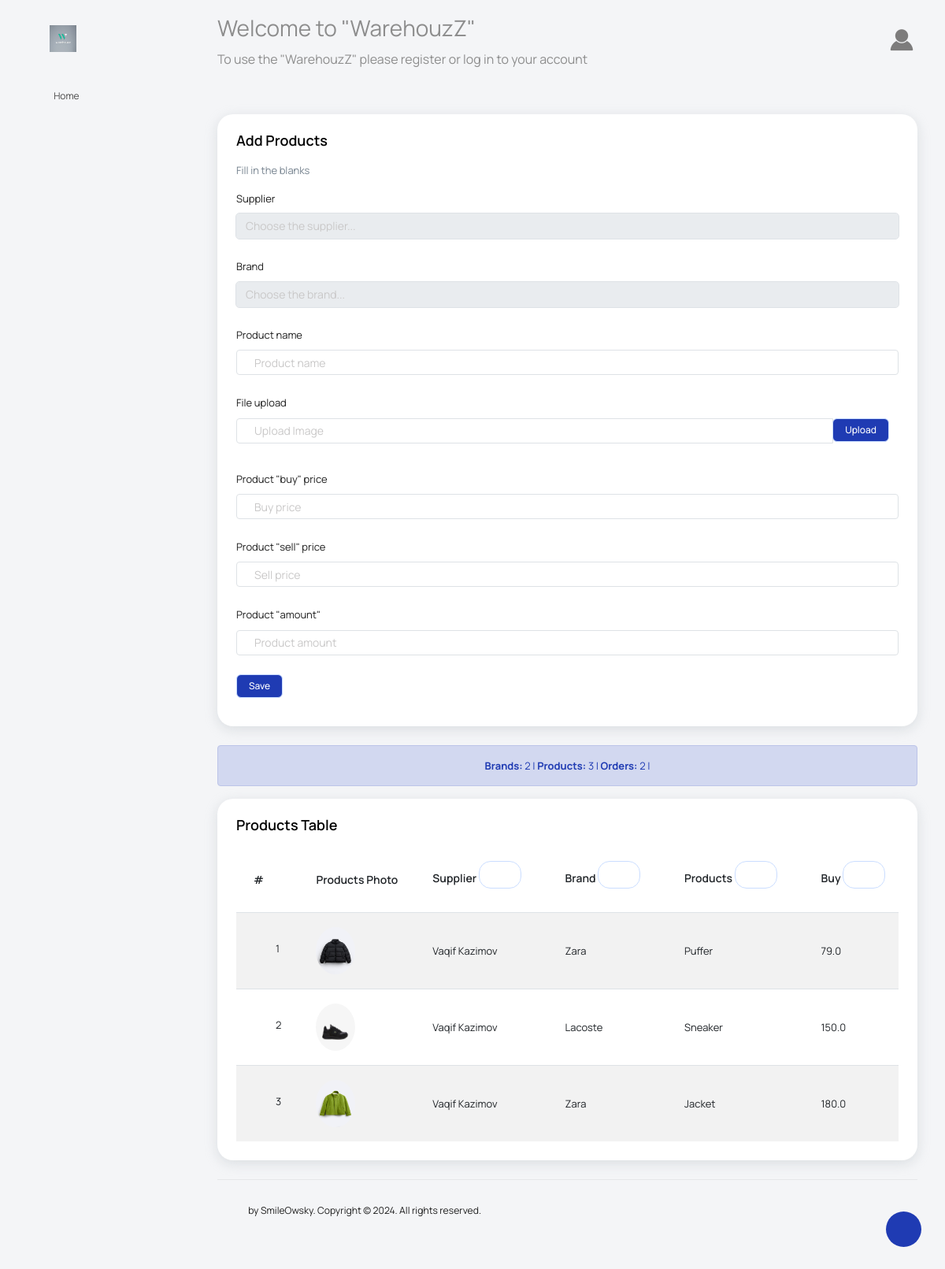
Page /products on the committed database.
### main/models.py (models this page shows)
class Products(models.Model):
    brand = models.ForeignKey(Brand, on_delete=models.CASCADE)
    supplier_id = models.ForeignKey(Supplier, on_delete=models.CASCADE)
    product = models.CharField(max_length=15)
    product_photo = models.ImageField(
        upload_to='media/', blank=False, null=False)
    buy = models.FloatField(max_length=100)
    sell = models.FloatField(max_length=100)
    quantity = models.IntegerField(100)
    add_date = models.DateField(auto_now=True)
    @property
    def profit(self):
        x = (self.sell - self.buy) * self.quantity
        return round(x, 3)

class Supplier(models.Model):
    supplier_photo = models.ImageField(
        upload_to='media/', blank=True, null=True)
    supplier_name = models.CharField(max_length=15)
    supplier_surname = models.CharField(max_length=15)
    supplier_email = models.EmailField(max_length=20)
    supplier_phone = models.CharField(max_length=15)
    supplier_address = models.CharField(max_length=50)
    supplier_add_d = models.DateField(auto_now=True)
    supplier_company_name = models.CharField(max_length=20)

class Brand(models.Model):
    brand_name = models.CharField(max_length=20)
    brand_pic = models.ImageField(upload_to='media/', blank=False, null=False)
    add_date = models.DateField(auto_now_add=True)

### main/views.py (the view, shortened to what this page needs)
# urls.py: path('products', views.products, name='products'),
def products(request):
    data = ''
    del_all = []
    if 'delete_all' in request.POST:
        del_all = request.POST.getlist('x[]')
        if not del_all:
            messages.info(request, "Please select to delete.",
                          extra_tags='error')
    if 'search' in request.POST:
        data = Products.objects.filter(
            Q(product=request.POST['question'])).order_by('-id')
    else:
        if 'order' in request.POST:
            if request.POST['order'] == 'a':
                data = Products.objects.all().order_by('product')
            elif request.POST['order'] == 'b':
                data = Products.objects.all().order_by('-product')
            elif request.POST['order'] == 'c':
                data = Products.objects.all().order_by('buy')
            elif request.POST['order'] == 'd':
                data = Products.objects.all().order_by('-buy')
            elif request.POST['order'] == 'e':
                data = Products.objects.all().order_by('sell')
            elif request.POST['order'] == 'f':
                data = Products.objects.all().order_by('-sell')
            elif request.POST['order'] == 'g':
                data = Products.objects.all().order_by('quantity')
            elif request.POST['order'] == 'h':
                data = Products.objects.all().order_by('-quantity')
            elif request.POST['order'] == 'i':
                data = Products.objects.all().order_by('add_date')
            elif request.POST['order'] == 'j':
                data = Products.objects.all().order_by('-add_date')
            elif request.POST['order'] == 'k':
                data = Products.objects.all().order_by('supplier_id_id')
            elif request.POST['order'] == 'l':
                data = Products.objects.all().order_by('-supplier_id_id')
            elif request.POST['order'] == 'm':
                data = Products.objects.all().order_by('brand_id')
            elif request.POST['order'] == 'n':
                data = Products.objects.all().order_by('-brand_id')
            elif request.POST['order'] == 'o':
                data = Products.objects.annotate(
                    calculated_profit=ExpressionWrapper(
                        F('sell') - F('buy') * F('quantity'),
                        output_field=FloatField()
                    )
                ).order_by('calculated_profit')
            elif request.POST['order'] == 'p':
                data = Products.objects.annotate(
                    calculated_profit=ExpressionWrapper(
                        F('sell') - F('buy') * F('quantity'),
                        output_field=FloatField()
                    )
                ).order_by('-calculated_profit')
        else:
            data = Products.objects.all().order_by('-id')
    brands = Brand.objects.all().order_by('brand_name')
    suppliers = Supplier.objects.all().order_by('supplier_name')
    return render(request, 'products.html', {'del_all': del_all, 'data': data, 'brands': brands, 'suppliers': suppliers, 'brand_num': brand_num, 'orders_num': orders_num, 'product_num': product_num})

### main/templates/products.html (shortened to what this page needs)
{% extends 'main_layout.html' %}
{% block 'content' %}
{% if edit %}
<div class="row">
  <div class="col-12 grid-margin stretch-card">
    <div class="card">
      <div class="card-body">
        <h4 class="card-title">Edit Products</h4>
        <p class="card-description">
          Edit the information in the cells
        </p>
        <form method="post" action="{% url 'products_update' edit.id %}">
          {% csrf_token %}
          <div class="form-group">
            <label for="exampleInputName1">Edit supplier</label>
            <select name="supp_id" class="form-control">
              <option value="">Choose the supplier</option>
              {% for supplier_option in suppliers %}
              <option {% if edit.supplier_id.id == supplier_option.id %} selected {% endif %}
                value="{{ supplier_option.id }}">
                {{supplier_option.supplier_name}} {{supplier_option.supplier_surname}}</option>
              {% endfor %}
            </select>
          </div>
          <div class="form-group">
            <label for="exampleInputName1">Edit brand</label>
            <select name="brand_id" class="form-control">
              <option value="">Choose the brand</option>
              {% for brand_option in brands %}
              <option {% if edit.brand.id == brand_option.id %} selected {% endif %} value="{{ brand_option.id }}">
                {{brand_option.brand_name }}</option>
              {% endfor %}
            </select>
          </div>
          <div class="form-group">
            <label for="exampleInputName1">Edit product name</label>
            <input type="text" class="form-control" id="exampleInputName1" placeholder="Brand name" name="product"
              value="{{edit.product}}">
          </div>
          <div class="input-group col-xs-12">
            <img class="img-md rounded-circle" style="width: 70px; height: 60px;" src="{{edit.product_photo}}">
            <input type="text" class="form-control file-upload-info" disabled placeholder="Upload Image"
              name="photo">
            <span class="input-group-append">
              <button class="file-upload-browse btn btn-primary text-white" type="button">Upload</button>
            </span>
          </div>
          <div class="form-group">
            <label for="exampleInputName1">Edit product "buy" price</label>
            <input type="text" class="form-control" id="exampleInputName1" placeholder="Product buy price" name="buy"
              value="{{edit.buy}}">
          </div>
          <div class="form-group">
          <div class="form-group">
            <label for="exampleInputName1">Edit product "sell" price</label>
            <input type="text" class="form-control" id="exampleInputName1" placeholder="Edit product sell price" name="sell"
              value="{{edit.sell}}">
          </div>
          <div class="form-group">
            <label for="exampleInputName1">Edit product "amount"</label>
            <input type="text" class="form-control" id="exampleInputName1" placeholder="Edit product amount" name="quantity"
              value="{{edit.quantity}}">
          </div>
          <button name="update" class="btn btn-primary text-white">Update</button>
          <a href="{% url 'products' %}"><button type="button" class="btn btn-danger text-white">Cancel</button></a>
        </form>
      </div>
    </div>
  </div>
</div>
{% else %}
<div class="row">
  <div class="col-12 grid-margin stretch-card">
    <div class="card">
      <div class="card-body">
        <h4 class="card-title">Add products</h4>
        <p class="card-description">
          Fill in the blanks
        </p>
        <form method="post" class="forms-sample" enctype="multipart/form-data">
          <div class="form-group">
            <label for="exampleInputName1">Supplier</label>
            <select name="supp_id" class="form-control">
              <option value="">Choose the supplier...</option>
            </select>
          </div>
          <div class="form-group">
            <label for="exampleInputName1">Brand</label>
            <select name="brand_id" class="form-control">
              <option value="">Choose the brand...</option>
            </select>
          </div>
          <div class="form-group">
            <label for="exampleInputName1">Product name</label>
            <input class="form-control" id="exampleInputName1" placeholder="Product name" name="product">
          </div>
          <div class="form-group">
            <label>File upload</label>
            <div class="input-group col-xs-12">
              <input type="text" class="form-control file-upload-info" disabled placeholder="Upload Image"
                name="photo">
              <span class="input-group-append">
                <button class="file-upload-browse btn btn-primary text-white" type="button">Upload</button>
              </span>
            </div>
          </div>
          <div class="form-group">
            <label for="exampleInputName1">Product "buy" price</label>
            <input type="text" class="form-control" id="exampleInputName1" placeholder="Buy price" name="buy">
          </div>
          <div class="form-group">
            <label for="exampleInputName1">Product "sell" price</label>
            <input type="text" class="form-control" id="exampleInputName1" placeholder="Sell price" name="sell">
          </div>
          <div class="form-group">
            <label for="exampleInputName1">Product "amount"</label>
            <input type="text" class="form-control" id="exampleInputName1" placeholder="Product amount"
              name="quantity">
          </div>
          <button type="submit" name="save" class="btn btn-primary me-2 text-white">Save</button>
        </form>
      </div>
    </div>
  </div>
</div>
{% endif %}
<div class="alert alert-primary" role="alert">
  <center>
    <b>Brands: </b> {{brand_num}} |
    <b>Products: </b> {{product_num}} |
    <b>Orders: </b> {{orders_num}} |
  </center>
</div>
<div class="row">
  <div class="col-lg-12 grid-margin stretch-card">
    <div class="card">
      <div class="card-body">
        <h4 class="card-title">Products Table</h4>
        <div class="table-responsive">
          <form method="post" action="#table">
            <table class="table table-striped" id="table">
              <thead>
                <th>#</th>
                <th>Products Photo</th>
                <th>
                  Supplier
                  {% if request.POST.order == 'k' %}
                  <button class="btn btn-link btn-sm" name="order" value="l"><i
                      class="mdi mdi-sort-alphabetical"></i></button>
                  {% else %}
                  <button class="btn btn-link btn-sm" name="order" value="k"><i
                      class="mdi mdi-sort-alphabetical"></i></button>
                  {% endif %}
                </th>
                <th>
                  Brand
                  {% if request.POST.order == 'm' %}
                  <button class="btn btn-link btn-sm" name="order" value="n"><i
                      class="mdi mdi-sort-alphabetical"></i></button>
                  {% else %}
                  <button class="btn btn-link btn-sm" name="order" value="m"><i
                      class="mdi mdi-sort-alphabetical"></i></button>
                  {% endif %}
                </th>
                <th>
                  Products
                  {% if request.POST.order == 'a' %}
                  <button class="btn btn-link btn-sm" name="order" value="b"><i
                      class="mdi mdi-sort-alphabetical"></i></button>
                  {% else %}
                  <button class="btn btn-link btn-sm" name="order" value="a"><i
                      class="mdi mdi-sort-alphabetical"></i></button>
                  {% endif %}
                </th>
                <th>
                  Buy
                  {% if request.POST.order == 'c' %}
                  <button class="btn btn-link btn-sm" name="order" value="d"><i
                      class="mdi mdi-sort-numeric"></i></button>
                  {% else %}
                  <button class="btn btn-link btn-sm" name="order" value="c"><i
                      class="mdi mdi-sort-numeric"></i></button>
                  {% endif %}
                </th>
              </thead>
              <tbody>
                {% for info in data %}
                <tr>
                  <td>
                    <div class="form-check form-check-info">
                      <label class="form-check-label">
                           name="x[]" value="{{info.id}}">{{forloop.counter}}
                      </label>
                    </div>
                  </td>
                  <td><img style="width: 50px; height: 60px;" src="{{info.product_photo}}"></td>
                  <td>{{info.supplier_id.supplier_name}} {{info.supplier_id.supplier_surname}}</td>
                  <td>{{info.brand.brand_name}}</td>
                  <td>{{info.product}}</td>
                  <td>{{info.buy}}</td>
                </tr>
                {% endfor %}
              </tbody>
            </table>
          </form>
        </div>
      </div>
    </div>
  </div>
</div>
{% endblock %}

### rows in the picture
Products: product_photo (picture), supplier_id.supplier_name "Vaqif", supplier_id.supplier_surname "Kazimov", brand.brand_name "Zara", product "Puffer", buy "79.0"
Products: product_photo (picture), supplier_id.supplier_name "Vaqif", supplier_id.supplier_surname "Kazimov", brand.brand_name "Lacoste", product "Sneaker", buy "150.0"
Products: product_photo (picture), supplier_id.supplier_name "Vaqif", supplier_id.supplier_surname "Kazimov", brand.brand_name "Zara", product "Jacket", buy "180.0"

### other values in the picture
{{ brand_num }} "2"
{{ product_num }} "3"
{{ orders_num }} "2"
